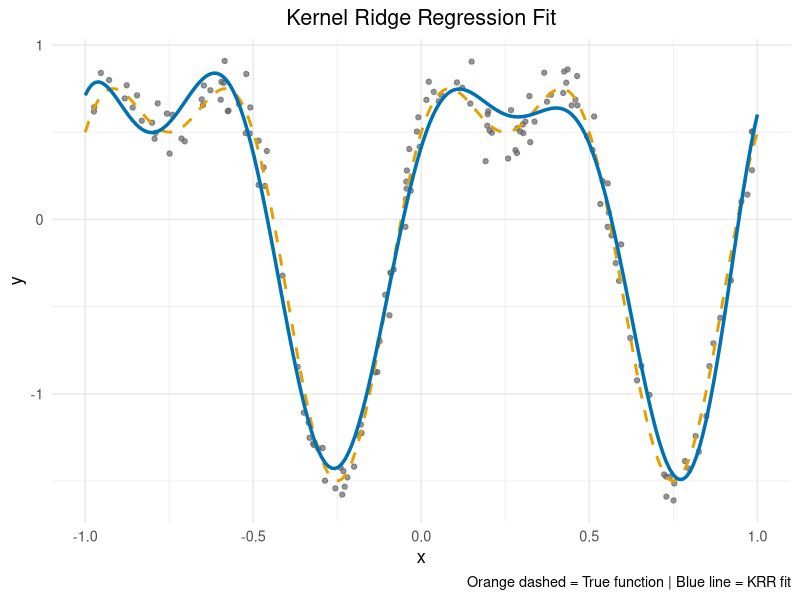

Reproduce this figure in R.
## ---- chunk 1
# 필요한 패키지
library(ggplot2)

# 1. 데이터 생성
set.seed(1)
n = 150
X = matrix(runif(n, -1, 1), ncol = 1)
ftrue = function(x) sin(2*pi*x) + 0.5*cos(4*pi*x)
y = ftrue(X[, 1]) + rnorm(n, sd = 0.1)

# 2. KRR 모델 함수
krr_fit = function(X, y, rho = 3, lambda = 1e-4) {
  n = nrow(X)
  K = matrix(0, n, n)
  for (i in 1:n)
    for (j in 1:n)
      K[i, j] = exp(-rho * sum((X[i, ] - X[j, ])^2))
  coef_hat = solve(K + lambda * diag(n), y)
  list(coefficients = coef_hat, rho = rho, X = X, y = y)
}

# 3. 예측 함수
predict.krr = function(object, newdata, ...) {
  X_train = object$X
  n_train = nrow(X_train)
  n_new = nrow(newdata)
  K_new = matrix(0, n_new, n_train)
  for (i in 1:n_new)
    for (j in 1:n_train)
      K_new[i, j] = exp(-object$rho * sum((newdata[i, ] - X_train[j, ])^2))
  as.vector(K_new %*% object$coefficients)
}

# 4. 모델 적합
fit = krr_fit(X, y, rho = 3, lambda = 1e-4)

# 5. 예측 및 시각화
grid_x = seq(-1, 1, length.out = 200)
X_new = matrix(grid_x, ncol = 1)
y_pred = predict.krr(fit, X_new)

data_true  = data.frame(x = grid_x, y = ftrue(grid_x))
data_pred  = data.frame(x = grid_x, y = y_pred)
data_train = data.frame(x = X[, 1], y = y)

# 6. 그래프 출력
ggplot() +
  geom_point(data = data_train, aes(x = x, y = y), color = "gray40", alpha = 0.7) +
  geom_line(data = data_true, aes(x = x, y = y),
             color = "#E69F00", linetype = "dashed", size = 1) +
  geom_line(data = data_pred, aes(x = x, y = y),
             color = "#0072B2", size = 1.2) +
  labs(
    title = "Kernel Ridge Regression Fit",
    x = "x", y = "y",
    caption = "Orange dashed = True function | Blue line = KRR fit"
  ) +
  theme_minimal(base_size = 13) +
  theme(plot.title = element_text(hjust = 0.5))
